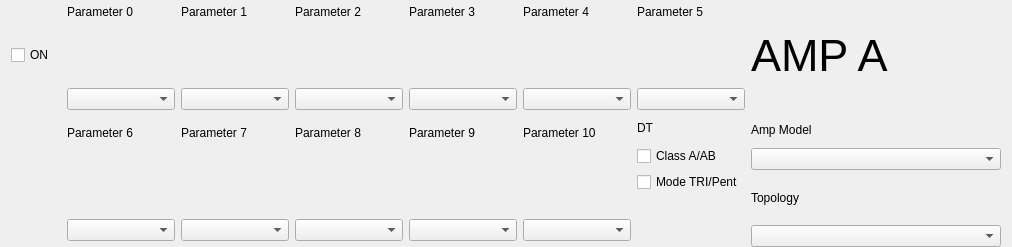
<?xml version="1.0" encoding="UTF-8"?>
<ui version="4.0">
 <class>AmpUI</class>
 <widget class="QWidget" name="AmpUI">
  <property name="geometry">
   <rect>
    <x>0</x>
    <y>0</y>
    <width>1012</width>
    <height>247</height>
   </rect>
  </property>
  <property name="minimumSize">
   <size>
    <width>0</width>
    <height>247</height>
   </size>
  </property>
  <property name="maximumSize">
   <size>
    <width>16777215</width>
    <height>252</height>
   </size>
  </property>
  <property name="windowTitle">
   <string>Form</string>
  </property>
  <layout class="QGridLayout" name="gridLayout_7">
   <property name="topMargin">
    <number>0</number>
   </property>
   <property name="bottomMargin">
    <number>0</number>
   </property>
   <item row="0" column="5">
    <widget class="QWidget" name="param4Container" native="true">
     <layout class="QVBoxLayout" name="verticalLayout_4">
      <property name="leftMargin">
       <number>0</number>
      </property>
      <property name="topMargin">
       <number>0</number>
      </property>
      <property name="rightMargin">
       <number>0</number>
      </property>
      <property name="bottomMargin">
       <number>0</number>
      </property>
      <item>
       <widget class="QLabel" name="param4Lbl">
        <property name="minimumSize">
         <size>
          <width>0</width>
          <height>24</height>
         </size>
        </property>
        <property name="maximumSize">
         <size>
          <width>16777215</width>
          <height>24</height>
         </size>
        </property>
        <property name="text">
         <string>Parameter 4</string>
        </property>
       </widget>
      </item>
      <item>
       <widget class="QWidget" name="param4Mid" native="true">
        <property name="minimumSize">
         <size>
          <width>0</width>
          <height>52</height>
         </size>
        </property>
        <property name="maximumSize">
         <size>
          <width>16777215</width>
          <height>52</height>
         </size>
        </property>
        <layout class="QGridLayout" name="gridLayout_5">
         <property name="leftMargin">
          <number>0</number>
         </property>
         <property name="topMargin">
          <number>0</number>
         </property>
         <property name="rightMargin">
          <number>0</number>
         </property>
         <property name="bottomMargin">
          <number>0</number>
         </property>
         <property name="spacing">
          <number>0</number>
         </property>
         <item row="0" column="0">
          <widget class="QWidget" name="param4Knob" native="true">
           <property name="minimumSize">
            <size>
             <width>35</width>
             <height>35</height>
            </size>
           </property>
           <property name="maximumSize">
            <size>
             <width>35</width>
             <height>35</height>
            </size>
           </property>
          </widget>
         </item>
        </layout>
       </widget>
      </item>
      <item>
       <widget class="QComboBox" name="param4Value">
        <property name="minimumSize">
         <size>
          <width>0</width>
          <height>0</height>
         </size>
        </property>
        <property name="maximumSize">
         <size>
          <width>16777215</width>
          <height>16777215</height>
         </size>
        </property>
       </widget>
      </item>
     </layout>
    </widget>
   </item>
   <item row="1" column="2">
    <widget class="QWidget" name="param7Container" native="true">
     <layout class="QVBoxLayout" name="verticalLayout_10">
      <property name="spacing">
       <number>6</number>
      </property>
      <property name="leftMargin">
       <number>0</number>
      </property>
      <property name="topMargin">
       <number>0</number>
      </property>
      <property name="rightMargin">
       <number>0</number>
      </property>
      <property name="bottomMargin">
       <number>0</number>
      </property>
      <item>
       <widget class="QLabel" name="param7Lbl">
        <property name="minimumSize">
         <size>
          <width>0</width>
          <height>24</height>
         </size>
        </property>
        <property name="maximumSize">
         <size>
          <width>16777215</width>
          <height>24</height>
         </size>
        </property>
        <property name="text">
         <string>Parameter 7</string>
        </property>
       </widget>
      </item>
      <item>
       <widget class="QWidget" name="param7Mid" native="true">
        <property name="minimumSize">
         <size>
          <width>0</width>
          <height>52</height>
         </size>
        </property>
        <property name="maximumSize">
         <size>
          <width>16777215</width>
          <height>52</height>
         </size>
        </property>
        <layout class="QGridLayout" name="gridLayout_10">
         <property name="leftMargin">
          <number>0</number>
         </property>
         <property name="topMargin">
          <number>0</number>
         </property>
         <property name="rightMargin">
          <number>0</number>
         </property>
         <property name="bottomMargin">
          <number>0</number>
         </property>
         <property name="spacing">
          <number>0</number>
         </property>
         <item row="0" column="0">
          <widget class="QWidget" name="param7Knob" native="true">
           <property name="minimumSize">
            <size>
             <width>35</width>
             <height>35</height>
            </size>
           </property>
           <property name="maximumSize">
            <size>
             <width>35</width>
             <height>35</height>
            </size>
           </property>
          </widget>
         </item>
        </layout>
       </widget>
      </item>
      <item>
       <widget class="QComboBox" name="param7Value">
        <property name="minimumSize">
         <size>
          <width>0</width>
          <height>0</height>
         </size>
        </property>
        <property name="maximumSize">
         <size>
          <width>16777215</width>
          <height>16777215</height>
         </size>
        </property>
       </widget>
      </item>
     </layout>
    </widget>
   </item>
   <item row="0" column="1">
    <widget class="QWidget" name="param0Container" native="true">
     <layout class="QVBoxLayout" name="verticalLayout_5">
      <property name="spacing">
       <number>6</number>
      </property>
      <property name="leftMargin">
       <number>0</number>
      </property>
      <property name="topMargin">
       <number>0</number>
      </property>
      <property name="rightMargin">
       <number>0</number>
      </property>
      <property name="bottomMargin">
       <number>0</number>
      </property>
      <item>
       <widget class="QLabel" name="param0Lbl">
        <property name="minimumSize">
         <size>
          <width>0</width>
          <height>24</height>
         </size>
        </property>
        <property name="maximumSize">
         <size>
          <width>16777215</width>
          <height>24</height>
         </size>
        </property>
        <property name="text">
         <string>Parameter 0</string>
        </property>
       </widget>
      </item>
      <item>
       <widget class="QWidget" name="param0Mid" native="true">
        <property name="minimumSize">
         <size>
          <width>0</width>
          <height>52</height>
         </size>
        </property>
        <property name="maximumSize">
         <size>
          <width>16777215</width>
          <height>52</height>
         </size>
        </property>
        <layout class="QGridLayout" name="gridLayout_4">
         <property name="leftMargin">
          <number>0</number>
         </property>
         <property name="topMargin">
          <number>0</number>
         </property>
         <property name="rightMargin">
          <number>0</number>
         </property>
         <property name="bottomMargin">
          <number>0</number>
         </property>
         <property name="spacing">
          <number>0</number>
         </property>
         <item row="0" column="0">
          <widget class="QWidget" name="param0Knob" native="true">
           <property name="minimumSize">
            <size>
             <width>35</width>
             <height>35</height>
            </size>
           </property>
           <property name="maximumSize">
            <size>
             <width>35</width>
             <height>35</height>
            </size>
           </property>
          </widget>
         </item>
        </layout>
       </widget>
      </item>
      <item>
       <widget class="QComboBox" name="param0Value">
        <property name="minimumSize">
         <size>
          <width>0</width>
          <height>0</height>
         </size>
        </property>
        <property name="maximumSize">
         <size>
          <width>16777215</width>
          <height>16777215</height>
         </size>
        </property>
       </widget>
      </item>
     </layout>
    </widget>
   </item>
   <item row="0" column="0">
    <widget class="QCheckBox" name="onStatus">
     <property name="minimumSize">
      <size>
       <width>50</width>
       <height>0</height>
      </size>
     </property>
     <property name="maximumSize">
      <size>
       <width>50</width>
       <height>16777215</height>
      </size>
     </property>
     <property name="text">
      <string>ON</string>
     </property>
    </widget>
   </item>
   <item row="1" column="4">
    <widget class="QWidget" name="param9Container" native="true">
     <layout class="QVBoxLayout" name="verticalLayout_12">
      <property name="spacing">
       <number>6</number>
      </property>
      <property name="leftMargin">
       <number>0</number>
      </property>
      <property name="topMargin">
       <number>0</number>
      </property>
      <property name="rightMargin">
       <number>0</number>
      </property>
      <property name="bottomMargin">
       <number>0</number>
      </property>
      <item>
       <widget class="QLabel" name="param9Lbl">
        <property name="minimumSize">
         <size>
          <width>0</width>
          <height>24</height>
         </size>
        </property>
        <property name="maximumSize">
         <size>
          <width>16777215</width>
          <height>24</height>
         </size>
        </property>
        <property name="text">
         <string>Parameter 9</string>
        </property>
       </widget>
      </item>
      <item>
       <widget class="QWidget" name="param9Mid" native="true">
        <property name="minimumSize">
         <size>
          <width>0</width>
          <height>52</height>
         </size>
        </property>
        <property name="maximumSize">
         <size>
          <width>16777215</width>
          <height>52</height>
         </size>
        </property>
        <layout class="QGridLayout" name="gridLayout_12">
         <property name="leftMargin">
          <number>0</number>
         </property>
         <property name="topMargin">
          <number>0</number>
         </property>
         <property name="rightMargin">
          <number>0</number>
         </property>
         <property name="bottomMargin">
          <number>0</number>
         </property>
         <property name="spacing">
          <number>0</number>
         </property>
         <item row="0" column="0">
          <widget class="QWidget" name="param9Knob" native="true">
           <property name="minimumSize">
            <size>
             <width>35</width>
             <height>35</height>
            </size>
           </property>
           <property name="maximumSize">
            <size>
             <width>35</width>
             <height>35</height>
            </size>
           </property>
          </widget>
         </item>
        </layout>
       </widget>
      </item>
      <item>
       <widget class="QComboBox" name="param9Value">
        <property name="minimumSize">
         <size>
          <width>0</width>
          <height>0</height>
         </size>
        </property>
        <property name="maximumSize">
         <size>
          <width>16777215</width>
          <height>16777215</height>
         </size>
        </property>
       </widget>
      </item>
     </layout>
    </widget>
   </item>
   <item row="0" column="6">
    <widget class="QWidget" name="param5Container" native="true">
     <layout class="QVBoxLayout" name="verticalLayout_6">
      <property name="leftMargin">
       <number>0</number>
      </property>
      <property name="topMargin">
       <number>0</number>
      </property>
      <property name="rightMargin">
       <number>0</number>
      </property>
      <property name="bottomMargin">
       <number>0</number>
      </property>
      <item>
       <widget class="QLabel" name="param5Lbl">
        <property name="minimumSize">
         <size>
          <width>0</width>
          <height>24</height>
         </size>
        </property>
        <property name="maximumSize">
         <size>
          <width>16777215</width>
          <height>24</height>
         </size>
        </property>
        <property name="text">
         <string>Parameter 5</string>
        </property>
       </widget>
      </item>
      <item>
       <widget class="QWidget" name="param5Mid" native="true">
        <property name="minimumSize">
         <size>
          <width>0</width>
          <height>52</height>
         </size>
        </property>
        <property name="maximumSize">
         <size>
          <width>16777215</width>
          <height>52</height>
         </size>
        </property>
        <property name="baseSize">
         <size>
          <width>0</width>
          <height>0</height>
         </size>
        </property>
        <layout class="QGridLayout" name="gridLayout_6">
         <item row="0" column="0">
          <widget class="QWidget" name="param5Knob" native="true">
           <property name="minimumSize">
            <size>
             <width>35</width>
             <height>35</height>
            </size>
           </property>
           <property name="maximumSize">
            <size>
             <width>35</width>
             <height>35</height>
            </size>
           </property>
          </widget>
         </item>
        </layout>
       </widget>
      </item>
      <item>
       <widget class="QComboBox" name="param5Value"/>
      </item>
     </layout>
    </widget>
   </item>
   <item row="1" column="3">
    <widget class="QWidget" name="param8Container" native="true">
     <layout class="QVBoxLayout" name="verticalLayout_11">
      <property name="spacing">
       <number>6</number>
      </property>
      <property name="leftMargin">
       <number>0</number>
      </property>
      <property name="topMargin">
       <number>0</number>
      </property>
      <property name="rightMargin">
       <number>0</number>
      </property>
      <property name="bottomMargin">
       <number>0</number>
      </property>
      <item>
       <widget class="QLabel" name="param8Lbl">
        <property name="minimumSize">
         <size>
          <width>0</width>
          <height>24</height>
         </size>
        </property>
        <property name="maximumSize">
         <size>
          <width>16777215</width>
          <height>24</height>
         </size>
        </property>
        <property name="text">
         <string>Parameter 8</string>
        </property>
       </widget>
      </item>
      <item>
       <widget class="QWidget" name="param8Mid" native="true">
        <property name="minimumSize">
         <size>
          <width>0</width>
          <height>52</height>
         </size>
        </property>
        <property name="maximumSize">
         <size>
          <width>16777215</width>
          <height>52</height>
         </size>
        </property>
        <layout class="QGridLayout" name="gridLayout_11">
         <property name="leftMargin">
          <number>0</number>
         </property>
         <property name="topMargin">
          <number>0</number>
         </property>
         <property name="rightMargin">
          <number>0</number>
         </property>
         <property name="bottomMargin">
          <number>0</number>
         </property>
         <property name="spacing">
          <number>0</number>
         </property>
         <item row="0" column="0">
          <widget class="QWidget" name="param8Knob" native="true">
           <property name="minimumSize">
            <size>
             <width>35</width>
             <height>35</height>
            </size>
           </property>
           <property name="maximumSize">
            <size>
             <width>35</width>
             <height>35</height>
            </size>
           </property>
          </widget>
         </item>
        </layout>
       </widget>
      </item>
      <item>
       <widget class="QComboBox" name="param8Value">
        <property name="minimumSize">
         <size>
          <width>0</width>
          <height>0</height>
         </size>
        </property>
        <property name="maximumSize">
         <size>
          <width>16777215</width>
          <height>16777215</height>
         </size>
        </property>
       </widget>
      </item>
     </layout>
    </widget>
   </item>
   <item row="0" column="3">
    <widget class="QWidget" name="param2Container" native="true">
     <layout class="QVBoxLayout" name="verticalLayout">
      <property name="leftMargin">
       <number>0</number>
      </property>
      <property name="topMargin">
       <number>0</number>
      </property>
      <property name="rightMargin">
       <number>0</number>
      </property>
      <property name="bottomMargin">
       <number>0</number>
      </property>
      <item>
       <widget class="QLabel" name="param2Lbl">
        <property name="minimumSize">
         <size>
          <width>0</width>
          <height>24</height>
         </size>
        </property>
        <property name="maximumSize">
         <size>
          <width>16777215</width>
          <height>24</height>
         </size>
        </property>
        <property name="text">
         <string>Parameter 2</string>
        </property>
       </widget>
      </item>
      <item>
       <widget class="QWidget" name="param2Mid" native="true">
        <property name="minimumSize">
         <size>
          <width>0</width>
          <height>52</height>
         </size>
        </property>
        <property name="maximumSize">
         <size>
          <width>16777215</width>
          <height>52</height>
         </size>
        </property>
        <layout class="QGridLayout" name="gridLayout_2">
         <property name="leftMargin">
          <number>0</number>
         </property>
         <property name="topMargin">
          <number>0</number>
         </property>
         <property name="rightMargin">
          <number>0</number>
         </property>
         <property name="bottomMargin">
          <number>0</number>
         </property>
         <property name="spacing">
          <number>0</number>
         </property>
         <item row="0" column="0">
          <widget class="QWidget" name="param2Knob" native="true">
           <property name="minimumSize">
            <size>
             <width>35</width>
             <height>35</height>
            </size>
           </property>
           <property name="maximumSize">
            <size>
             <width>35</width>
             <height>35</height>
            </size>
           </property>
          </widget>
         </item>
        </layout>
       </widget>
      </item>
      <item>
       <widget class="QComboBox" name="param2Value">
        <property name="minimumSize">
         <size>
          <width>0</width>
          <height>0</height>
         </size>
        </property>
        <property name="maximumSize">
         <size>
          <width>16777215</width>
          <height>16777215</height>
         </size>
        </property>
       </widget>
      </item>
     </layout>
    </widget>
   </item>
   <item row="0" column="4">
    <widget class="QWidget" name="param3Container" native="true">
     <layout class="QVBoxLayout" name="verticalLayout_3">
      <property name="leftMargin">
       <number>0</number>
      </property>
      <property name="topMargin">
       <number>0</number>
      </property>
      <property name="rightMargin">
       <number>0</number>
      </property>
      <property name="bottomMargin">
       <number>0</number>
      </property>
      <item>
       <widget class="QLabel" name="param3Lbl">
        <property name="minimumSize">
         <size>
          <width>0</width>
          <height>24</height>
         </size>
        </property>
        <property name="maximumSize">
         <size>
          <width>16777215</width>
          <height>24</height>
         </size>
        </property>
        <property name="text">
         <string>Parameter 3</string>
        </property>
       </widget>
      </item>
      <item>
       <widget class="QWidget" name="param3Mid" native="true">
        <property name="minimumSize">
         <size>
          <width>0</width>
          <height>52</height>
         </size>
        </property>
        <property name="maximumSize">
         <size>
          <width>16777215</width>
          <height>52</height>
         </size>
        </property>
        <layout class="QGridLayout" name="gridLayout_3">
         <property name="leftMargin">
          <number>0</number>
         </property>
         <property name="topMargin">
          <number>0</number>
         </property>
         <property name="rightMargin">
          <number>0</number>
         </property>
         <property name="bottomMargin">
          <number>0</number>
         </property>
         <property name="spacing">
          <number>0</number>
         </property>
         <item row="0" column="0">
          <widget class="QWidget" name="param3Knob" native="true">
           <property name="minimumSize">
            <size>
             <width>35</width>
             <height>35</height>
            </size>
           </property>
           <property name="maximumSize">
            <size>
             <width>35</width>
             <height>35</height>
            </size>
           </property>
          </widget>
         </item>
        </layout>
       </widget>
      </item>
      <item>
       <widget class="QComboBox" name="param3Value">
        <property name="minimumSize">
         <size>
          <width>0</width>
          <height>0</height>
         </size>
        </property>
        <property name="maximumSize">
         <size>
          <width>16777215</width>
          <height>16777215</height>
         </size>
        </property>
       </widget>
      </item>
     </layout>
    </widget>
   </item>
   <item row="1" column="5">
    <widget class="QWidget" name="param10Container" native="true">
     <layout class="QVBoxLayout" name="verticalLayout_13">
      <property name="spacing">
       <number>6</number>
      </property>
      <property name="leftMargin">
       <number>0</number>
      </property>
      <property name="topMargin">
       <number>0</number>
      </property>
      <property name="rightMargin">
       <number>0</number>
      </property>
      <property name="bottomMargin">
       <number>0</number>
      </property>
      <item>
       <widget class="QLabel" name="param10Lbl">
        <property name="minimumSize">
         <size>
          <width>0</width>
          <height>24</height>
         </size>
        </property>
        <property name="maximumSize">
         <size>
          <width>16777215</width>
          <height>24</height>
         </size>
        </property>
        <property name="text">
         <string>Parameter 10</string>
        </property>
       </widget>
      </item>
      <item>
       <widget class="QWidget" name="param10Mid" native="true">
        <property name="minimumSize">
         <size>
          <width>0</width>
          <height>52</height>
         </size>
        </property>
        <property name="maximumSize">
         <size>
          <width>16777215</width>
          <height>52</height>
         </size>
        </property>
        <layout class="QGridLayout" name="gridLayout_13">
         <property name="leftMargin">
          <number>0</number>
         </property>
         <property name="topMargin">
          <number>0</number>
         </property>
         <property name="rightMargin">
          <number>0</number>
         </property>
         <property name="bottomMargin">
          <number>0</number>
         </property>
         <property name="spacing">
          <number>0</number>
         </property>
         <item row="0" column="0">
          <widget class="QWidget" name="param10Knob" native="true">
           <property name="minimumSize">
            <size>
             <width>35</width>
             <height>35</height>
            </size>
           </property>
           <property name="maximumSize">
            <size>
             <width>35</width>
             <height>35</height>
            </size>
           </property>
          </widget>
         </item>
        </layout>
       </widget>
      </item>
      <item>
       <widget class="QComboBox" name="param10Value">
        <property name="minimumSize">
         <size>
          <width>0</width>
          <height>0</height>
         </size>
        </property>
        <property name="maximumSize">
         <size>
          <width>16777215</width>
          <height>16777215</height>
         </size>
        </property>
       </widget>
      </item>
     </layout>
    </widget>
   </item>
   <item row="0" column="2">
    <widget class="QWidget" name="param1Container" native="true">
     <layout class="QVBoxLayout" name="verticalLayout_2">
      <property name="spacing">
       <number>6</number>
      </property>
      <property name="leftMargin">
       <number>0</number>
      </property>
      <property name="topMargin">
       <number>0</number>
      </property>
      <property name="rightMargin">
       <number>0</number>
      </property>
      <property name="bottomMargin">
       <number>0</number>
      </property>
      <item>
       <widget class="QLabel" name="param1Lbl">
        <property name="minimumSize">
         <size>
          <width>0</width>
          <height>24</height>
         </size>
        </property>
        <property name="maximumSize">
         <size>
          <width>16777215</width>
          <height>24</height>
         </size>
        </property>
        <property name="text">
         <string>Parameter 1</string>
        </property>
       </widget>
      </item>
      <item>
       <widget class="QWidget" name="param1Mid" native="true">
        <property name="minimumSize">
         <size>
          <width>0</width>
          <height>52</height>
         </size>
        </property>
        <property name="maximumSize">
         <size>
          <width>16777215</width>
          <height>52</height>
         </size>
        </property>
        <layout class="QGridLayout" name="gridLayout">
         <property name="leftMargin">
          <number>0</number>
         </property>
         <property name="topMargin">
          <number>0</number>
         </property>
         <property name="rightMargin">
          <number>0</number>
         </property>
         <property name="bottomMargin">
          <number>0</number>
         </property>
         <property name="spacing">
          <number>0</number>
         </property>
         <item row="0" column="0">
          <widget class="QWidget" name="param1Knob" native="true">
           <property name="minimumSize">
            <size>
             <width>35</width>
             <height>35</height>
            </size>
           </property>
           <property name="maximumSize">
            <size>
             <width>35</width>
             <height>35</height>
            </size>
           </property>
          </widget>
         </item>
        </layout>
       </widget>
      </item>
      <item>
       <widget class="QComboBox" name="param1Value">
        <property name="minimumSize">
         <size>
          <width>0</width>
          <height>0</height>
         </size>
        </property>
        <property name="maximumSize">
         <size>
          <width>16777215</width>
          <height>16777215</height>
         </size>
        </property>
       </widget>
      </item>
     </layout>
    </widget>
   </item>
   <item row="1" column="1">
    <widget class="QWidget" name="param6Container" native="true">
     <layout class="QVBoxLayout" name="verticalLayout_9">
      <property name="spacing">
       <number>6</number>
      </property>
      <property name="leftMargin">
       <number>0</number>
      </property>
      <property name="topMargin">
       <number>0</number>
      </property>
      <property name="rightMargin">
       <number>0</number>
      </property>
      <property name="bottomMargin">
       <number>0</number>
      </property>
      <item>
       <widget class="QLabel" name="param6Lbl">
        <property name="minimumSize">
         <size>
          <width>0</width>
          <height>24</height>
         </size>
        </property>
        <property name="maximumSize">
         <size>
          <width>16777215</width>
          <height>24</height>
         </size>
        </property>
        <property name="text">
         <string>Parameter 6</string>
        </property>
       </widget>
      </item>
      <item>
       <widget class="QWidget" name="param6Mid" native="true">
        <property name="minimumSize">
         <size>
          <width>0</width>
          <height>52</height>
         </size>
        </property>
        <property name="maximumSize">
         <size>
          <width>16777215</width>
          <height>52</height>
         </size>
        </property>
        <layout class="QGridLayout" name="gridLayout_9">
         <property name="leftMargin">
          <number>0</number>
         </property>
         <property name="topMargin">
          <number>0</number>
         </property>
         <property name="rightMargin">
          <number>0</number>
         </property>
         <property name="bottomMargin">
          <number>0</number>
         </property>
         <property name="spacing">
          <number>0</number>
         </property>
         <item row="0" column="0">
          <widget class="QWidget" name="param6Knob" native="true">
           <property name="minimumSize">
            <size>
             <width>35</width>
             <height>35</height>
            </size>
           </property>
           <property name="maximumSize">
            <size>
             <width>35</width>
             <height>35</height>
            </size>
           </property>
          </widget>
         </item>
        </layout>
       </widget>
      </item>
      <item>
       <widget class="QComboBox" name="param6Value">
        <property name="minimumSize">
         <size>
          <width>0</width>
          <height>0</height>
         </size>
        </property>
        <property name="maximumSize">
         <size>
          <width>16777215</width>
          <height>16777215</height>
         </size>
        </property>
       </widget>
      </item>
     </layout>
    </widget>
   </item>
   <item row="0" column="7">
    <widget class="QLabel" name="AmpName">
     <property name="font">
      <font>
       <pointsize>34</pointsize>
      </font>
     </property>
     <property name="text">
      <string>AMP A</string>
     </property>
    </widget>
   </item>
   <item row="1" column="7">
    <widget class="QWidget" name="fxModelWidget" native="true">
     <property name="sizePolicy">
      <sizepolicy hsizetype="Fixed" vsizetype="Preferred">
       <horstretch>0</horstretch>
       <verstretch>0</verstretch>
      </sizepolicy>
     </property>
     <property name="minimumSize">
      <size>
       <width>250</width>
       <height>0</height>
      </size>
     </property>
     <property name="maximumSize">
      <size>
       <width>250</width>
       <height>16777215</height>
      </size>
     </property>
     <layout class="QVBoxLayout" name="verticalLayout_14">
      <property name="leftMargin">
       <number>0</number>
      </property>
      <property name="topMargin">
       <number>2</number>
      </property>
      <property name="rightMargin">
       <number>0</number>
      </property>
      <property name="bottomMargin">
       <number>0</number>
      </property>
      <item>
       <widget class="QLabel" name="ampModelLbl">
        <property name="minimumSize">
         <size>
          <width>0</width>
          <height>24</height>
         </size>
        </property>
        <property name="maximumSize">
         <size>
          <width>16777215</width>
          <height>24</height>
         </size>
        </property>
        <property name="text">
         <string>Amp Model</string>
        </property>
       </widget>
      </item>
      <item>
       <widget class="QComboBox" name="ampModel">
        <property name="minimumSize">
         <size>
          <width>0</width>
          <height>0</height>
         </size>
        </property>
        <property name="maximumSize">
         <size>
          <width>16777215</width>
          <height>16777215</height>
         </size>
        </property>
       </widget>
      </item>
      <item>
       <widget class="QLabel" name="topologyLbl">
        <property name="text">
         <string>Topology</string>
        </property>
       </widget>
      </item>
      <item>
       <widget class="QComboBox" name="topology"/>
      </item>
     </layout>
    </widget>
   </item>
   <item row="1" column="6">
    <widget class="QWidget" name="dtContainer" native="true">
     <layout class="QVBoxLayout" name="verticalLayout_15">
      <property name="leftMargin">
       <number>0</number>
      </property>
      <property name="topMargin">
       <number>0</number>
      </property>
      <property name="rightMargin">
       <number>0</number>
      </property>
      <property name="bottomMargin">
       <number>0</number>
      </property>
      <item>
       <widget class="QLabel" name="dtLabel">
        <property name="minimumSize">
         <size>
          <width>0</width>
          <height>24</height>
         </size>
        </property>
        <property name="maximumSize">
         <size>
          <width>16777215</width>
          <height>24</height>
         </size>
        </property>
        <property name="text">
         <string>DT</string>
        </property>
       </widget>
      </item>
      <item>
       <widget class="QCheckBox" name="classAAB">
        <property name="text">
         <string>Class A/AB</string>
        </property>
       </widget>
      </item>
      <item>
       <widget class="QCheckBox" name="modeTriPent">
        <property name="text">
         <string>Mode TRI/Pent</string>
        </property>
       </widget>
      </item>
      <item>
       <spacer name="verticalSpacer">
        <property name="orientation">
         <enum>Qt::Vertical</enum>
        </property>
        <property name="sizeHint" stdset="0">
         <size>
          <width>20</width>
          <height>40</height>
         </size>
        </property>
       </spacer>
      </item>
     </layout>
    </widget>
   </item>
  </layout>
 </widget>
 <resources/>
 <connections/>
</ui>
